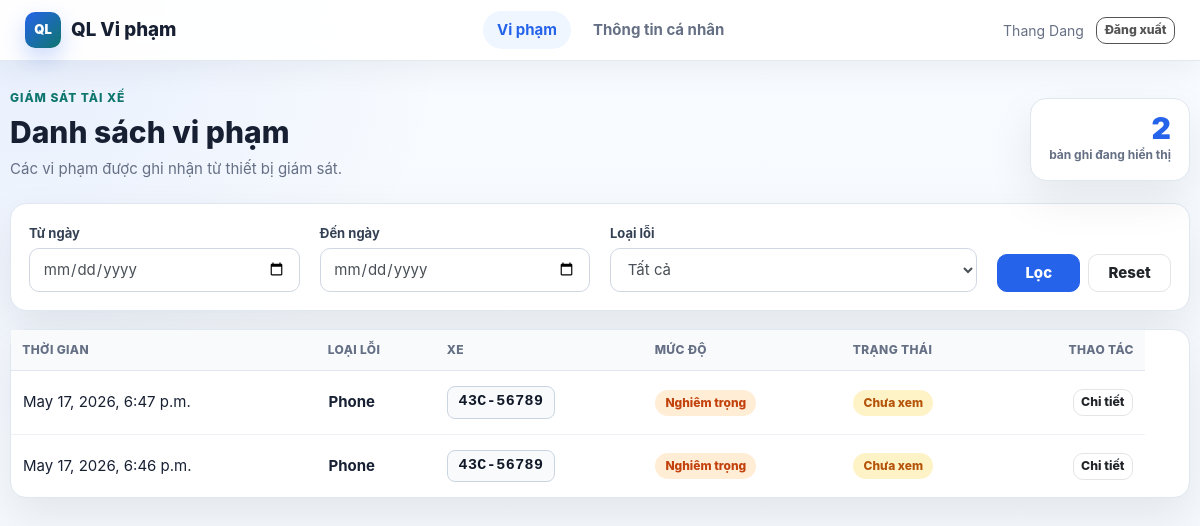
Page /violations/list/ (signed in) on the earlier database version.
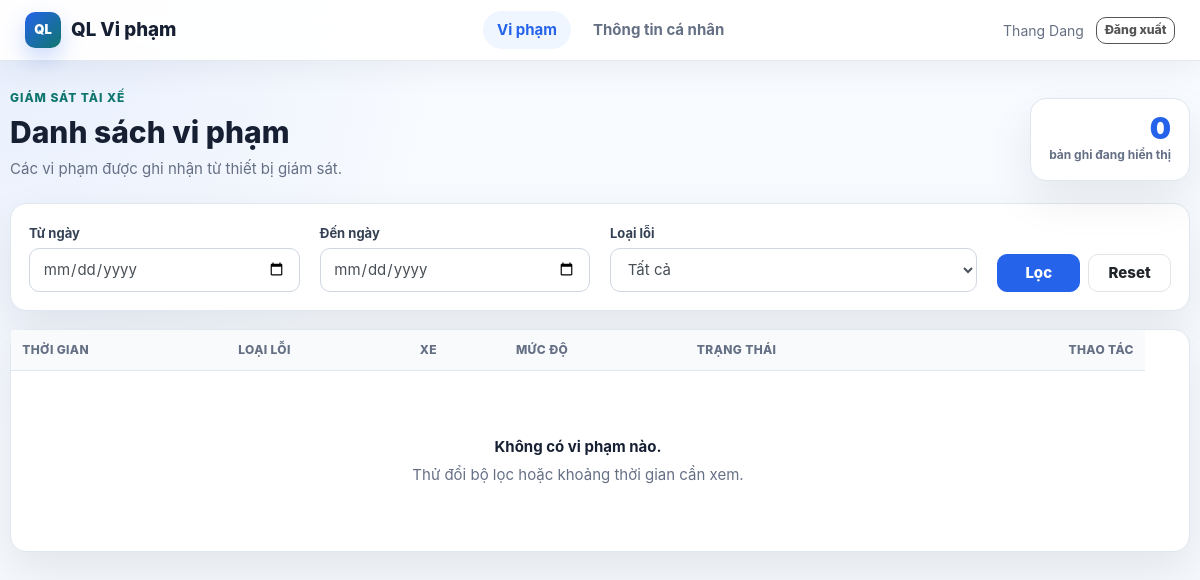
Same page on the later database version.
### accounts/models.py (models this page shows, shortened)
class Account(AbstractBaseUser):
    first_name = models.CharField(max_length=50)
    last_name = models.CharField(max_length=50)
    username = models.CharField(max_length=50, unique=True)
    email = models.EmailField(max_length=100, unique=True)
    phone_number = models.CharField(max_length=15, blank=True)
    card_uid = models.CharField(max_length=50, unique=True, null=True, blank=True)
    date_joined = models.DateTimeField(auto_now_add=True)
    last_login = models.DateTimeField(auto_now=True)
    is_admin = models.BooleanField(default=False)
    is_staff = models.BooleanField(default=False)
    is_active = models.BooleanField(default=True)
    is_superadmin = models.BooleanField(default=False)
    USERNAME_FIELD = 'email'
    REQUIRED_FIELDS = ['username', 'first_name', 'last_name']
    objects = MyAccountManager()
    def get_full_name(self):
        return f"{self.first_name} {self.last_name}"

### violations/models.py (models this page shows, shortened)
class Violation(models.Model):
    STATUS_CHOICES = [
        ('pending', 'Pending'),
        ('confirmed', 'Confirmed'),
        ('dismissed', 'Dismissed'),
        ('appealed', 'Appealed'),
    ]
    category = models.ForeignKey(Category, on_delete=models.CASCADE)
    reporter = models.ForeignKey(Account, on_delete=models.CASCADE)
    vehicle = models.ForeignKey(Vehicle, on_delete=models.CASCADE)
    title = models.CharField(max_length=200, default="Violation Report")
    description = models.TextField()
    reported_at = models.DateTimeField(auto_now_add=True)
    image = models.ImageField(upload_to='violations/', null=True, blank=True)
    video = models.FileField(upload_to='violations/videos/', null=True, blank=True)
    viewed = models.BooleanField(default=False)
    status = models.CharField(max_length=20, choices=STATUS_CHOICES, default='pending')
    class Meta:
        verbose_name = "Violation"
        verbose_name_plural = "Violations"
        ordering = ['-reported_at']

### categories/models.py (models this page shows, shortened)
class Category(models.Model):
    name = models.CharField(max_length=100)
    description = models.TextField(blank=True, null=True)
    severality_level = models.IntegerField(default=1)
    is_active = models.BooleanField(default=True)
    created_at = models.DateTimeField(auto_now_add=True)
    class Meta:
        verbose_name = "Category"
        verbose_name_plural = "Categories"
        ordering = ['name']

### vehicles/models.py (models this page shows, shortened)
class Vehicle(models.Model):
    license_plate = models.CharField(max_length=20, unique=True)
    model = models.CharField(max_length=100)
    registration_date = models.DateField()

### violations/views.py (the view)
# urls.py: path('list/', views.violation_list, name='violation_list'),
@login_required
def violation_list(request):
    qs = Violation.objects.filter(reporter=request.user).select_related(
        "category", "vehicle", "reporter"
    ).order_by("-reported_at")
    from_date_str = request.GET.get("from_date", "").strip()
    to_date_str = request.GET.get("to_date", "").strip()
    selected_category = request.GET.get("category", "").strip()
    from_date = parse_date(from_date_str) if from_date_str else None
    to_date = parse_date(to_date_str) if to_date_str else None
    if from_date:
        qs = qs.filter(reported_at__date__gte=from_date)
    if to_date:
        qs = qs.filter(reported_at__date__lte=to_date)
    if selected_category:
        qs = qs.filter(category_id=selected_category)
    context = {
        "violations": qs,
        "links": Category.objects.all().order_by("name"),  # danh sách category cho dropdown
        "from_date": from_date_str,
        "to_date": to_date_str,
        "selected_category": selected_category,
    }
    return render(request, "violation_list.html", context)

### categories/context_processors.py (called while the page is built)
def menu_links(request):
    links = Category.objects.all()
    return dict(links=links)

### templates/violation_list.html (shortened to what this page needs)
{% extends "base.html" %}
{% block content %}
<section class="page-heading">
  <div>
    <p class="eyebrow">Giám sát tài xế</p>
    <h1>Danh sách vi phạm</h1>
    <p>Các vi phạm được ghi nhận từ thiết bị giám sát.</p>
  </div>
  <div class="heading-stat">
    <span>{{ violations|length }}</span>
    <small>bản ghi đang hiển thị</small>
  </div>
</section>
<section class="filter-panel">
  <form method="get" class="row align-items-end">
    <div class="col-md-3">
      <label class="form-label">Từ ngày</label>
      <input
        type="date"
        class="form-control"
        name="from_date"
        value="{{ from_date|default:'' }}"
      />
    </div>
    <div class="col-md-3">
      <label class="form-label">Đến ngày</label>
      <input
        type="date"
        class="form-control"
        name="to_date"
        value="{{ to_date|default:'' }}"
      />
    </div>
    <div class="col-md-4">
      <label class="form-label">Loại lỗi</label>
      <select class="form-control" name="category">
        <option value="">Tất cả</option>
      </select>
    </div>
    <div class="col-md-2 filter-actions">
      <button class="btn btn-primary" type="submit">Lọc</button>
      <a class="btn btn-light" href="{% url 'violation_list' %}">Reset</a>
    </div>
  </form>
</section>
<section class="data-card">
  <div class="table-responsive">
    <table class="table app-table mb-0">
      <thead>
        <tr>
          <th>Thời gian</th>
          <th>Loại lỗi</th>
          <th>Xe</th>
          <th>Mức độ</th>
          <th>Trạng thái</th>
          <th class="text-right">Thao tác</th>
        </tr>
      </thead>
      <tbody>
        {% for violation in violations %}
        <tr>
          <td>{{ violation.reported_at }}</td>
          <td class="font-weight-semibold">{{ violation.category.name }}</td>
          <td>
            <span class="plate-chip">{{ violation.vehicle.license_plate }}</span>
          </td>
          <td>
            <span
              class="status-pill {% if violation.category.severality_level == 2 %}danger{% else %}muted{% endif %}"
            >
              {% if violation.category.severality_level == 2 %}Nghiêm trọng{% else %}Nhắc nhở{% endif %}
            </span>
          </td>
          <td>
            {% if violation.viewed %}
            <span class="status-pill success">Đã xem</span>
            {% else %}
            <span class="status-pill warning">Chưa xem</span>
            {% endif %}
          </td>
          <td class="text-right">
            <a
              class="btn btn-light btn-sm"
              href="{% url 'violation_detail' violation.id %}"
            >
              Chi tiết
            </a>
          </td>
        </tr>
        {% empty %}
        <tr>
          <td colspan="6">
            <div class="empty-state">
              <strong>Không có vi phạm nào.</strong>
              <span>Thử đổi bộ lọc hoặc khoảng thời gian cần xem.</span>
            </div>
          </td>
        </tr>
        {% endfor %}
      </tbody>
    </table>
  </div>
</section>
{% endblock %}

### templates/base.html (shortened to what this page needs)
{% load static %}
<!doctype html>
<html lang="vi">
  <head>
    <link rel="stylesheet" href="{% static 'css/bootstrap.css' %}" />
    <link rel="stylesheet" href="{% static 'css/ui.css' %}" />
    <link rel="stylesheet" href="{% static 'css/responsive.css' %}" />
  </head>
  <body class="app-shell">
    <nav class="navbar navbar-expand-lg navbar-light app-navbar">
      <div class="container">
        <a class="navbar-brand app-brand" href="{% url 'violation_list' %}">
          <span class="app-brand-mark">QL</span>
          <span>QL Vi phạm</span>
        </a>
        <div class="collapse navbar-collapse" id="mainNavbar">
          <ul class="navbar-nav mr-auto app-nav-links">
            <li
              class="nav-item {% if request.resolver_match.url_name == 'violation_list' %}active{% endif %}"
            >
              <a class="nav-link" href="{% url 'violation_list' %}">Vi phạm</a>
            </li>
            <li
              class="nav-item {% if request.resolver_match.url_name == 'profile' %}active{% endif %}"
            >
              <a class="nav-link" href="{% url 'profile' %}">Thông tin cá nhân</a>
            </li>
          </ul>
          <div class="app-user-area">
            {% if request.user.is_authenticated %}
            <span class="app-user-name">
              {{ request.user.get_full_name|default:request.user.email }}
            </span>
            <a class="btn btn-outline-secondary btn-sm" href="{% url 'logout' %}">
              Đăng xuất
            </a>
            {% else %}
            <a class="btn btn-primary btn-sm" href="{% url 'login' %}">
              Đăng nhập
            </a>
            {% endif %}
          </div>
        </div>
      </div>
    </nav>
    <main class="container app-main">
      {% block content %}{% endblock %}
    </main>
  </body>
</html>

### static/css/ui.css (style rules this page uses)
html { font-family: "Inter", sans-serif; font-size: 15px; }
p:last-child { margin-bottom: 0; }
.btn-light { background-color: #fff; border-color: #e4e4e4; }
:root { --app-bg: #f4f7fb; --app-surface: #ffffff; --app-surface-soft: #f8fafc; --app-border: #dfe7f0; --app-text: #172033; --app-muted: #667085; --app-primary: #2563eb; --app-primary-dark: #1d4ed8; --app-success: #16803c; --app-warning: #b45309; --app-danger: #c2410c; --app-info: #0369a1; --app-shadow: 0 18px 45px rgba(15, 23, 42, 0.08); }
body.app-shell, body.auth-page { min-height: 100vh; background: radial-gradient(circle at top left, rgba(37, 99, 235, 0.08), transparent 30rem), linear-gradient(180deg, #f8fbff 0%, var(--app-bg) 100%); color: var(--app-text); }
.app-navbar { position: sticky; top: 0; z-index: 1000; border-bottom: 1px solid rgba(223, 231, 240, 0.9); background: rgba(255, 255, 255, 0.92); box-shadow: 0 10px 30px rgba(15, 23, 42, 0.05); backdrop-filter: blur(12px); }
.app-brand { display: inline-flex; align-items: center; gap: 10px; color: var(--app-text) !important; font-weight: 800; }
.app-brand-mark { display: inline-flex; width: 36px; height: 36px; align-items: center; justify-content: center; border-radius: 10px; color: #fff; background: linear-gradient(135deg, #2563eb, #0f766e); font-size: 13px; font-weight: 900; box-shadow: 0 10px 22px rgba(37, 99, 235, 0.24); }
.app-nav-links .nav-link { margin: 0 4px; border-radius: 999px; color: var(--app-muted) !important; font-weight: 700; padding: 8px 14px !important; }
.app-nav-links .nav-item.active .nav-link, .app-nav-links .nav-link:hover { color: var(--app-primary) !important; background: #eff6ff; }
.app-user-area { display: flex; align-items: center; gap: 12px; }
.app-user-name { max-width: 240px; color: var(--app-muted); font-size: 14px; overflow: hidden; text-overflow: ellipsis; white-space: nowrap; }
.app-main { padding-top: 28px; padding-bottom: 42px; }
.page-heading { display: flex; align-items: flex-end; justify-content: space-between; gap: 20px; margin-bottom: 22px; }
.page-heading h1, .detail-head h1 { margin: 0; color: var(--app-text); font-size: 30px; font-weight: 850; letter-spacing: 0; }
.page-heading p, .detail-head p { margin: 6px 0 0; color: var(--app-muted); }
.eyebrow { margin: 0 0 6px !important; color: #0f766e !important; font-size: 12px; font-weight: 850; letter-spacing: 0.08em; text-transform: uppercase; }
.heading-stat { min-width: 150px; padding: 14px 18px; border: 1px solid var(--app-border); border-radius: 16px; background: var(--app-surface); box-shadow: var(--app-shadow); text-align: right; }
.heading-stat span { display: block; color: var(--app-primary); font-size: 30px; font-weight: 900; line-height: 1; }
.heading-stat small { color: var(--app-muted); font-weight: 700; }
.filter-panel, .data-card, .auth-card { border: 1px solid var(--app-border); border-radius: 16px; background: var(--app-surface); box-shadow: var(--app-shadow); }
.filter-panel { padding: 18px; margin-bottom: 18px; }
.filter-panel .form-label, label { color: #344054; font-weight: 750; font-size: 13px; }
.filter-actions { display: flex; gap: 8px; }
.filter-actions .btn { flex: 1; }
.data-card { padding: 22px; }
.data-card .table-responsive { margin: -22px; }
.app-table { color: var(--app-text); }
.app-table thead th { border-top: 0; border-bottom: 1px solid var(--app-border); background: var(--app-surface-soft); color: var(--app-muted); font-size: 12px; font-weight: 850; letter-spacing: 0.03em; text-transform: uppercase; white-space: nowrap; }
.app-table tbody td { border-top: 1px solid #eef2f7; padding: 15px 12px; vertical-align: middle; }
.empty-state { display: flex; min-height: 150px; align-items: center; justify-content: center; flex-direction: column; gap: 6px; color: var(--app-muted); text-align: center; }
.empty-state strong { color: var(--app-text); }
.form-control { min-height: 44px; border-color: #d0d7e2; border-radius: 10px; }
.btn { border-radius: 10px; font-weight: 800; }
.btn-primary { border-color: var(--app-primary); background: var(--app-primary); }

Differences in the rows shown:
removed Violation: reported_at "May 17, 2026, 6:47 p.m.", category.name "Phone", vehicle.license_plate "43C-56789", shows "Nghiêm trọng", viewed "Chưa xem"
removed Violation: reported_at "May 17, 2026, 6:46 p.m.", category.name "Phone", vehicle.license_plate "43C-56789", shows "Nghiêm trọng", viewed "Chưa xem"
Other differences:
{{ violations|length }}: "2" → "0"
text now shown: "Không có vi phạm nào. Thử đổi bộ lọc hoặc khoảng thời gian cần xem."
